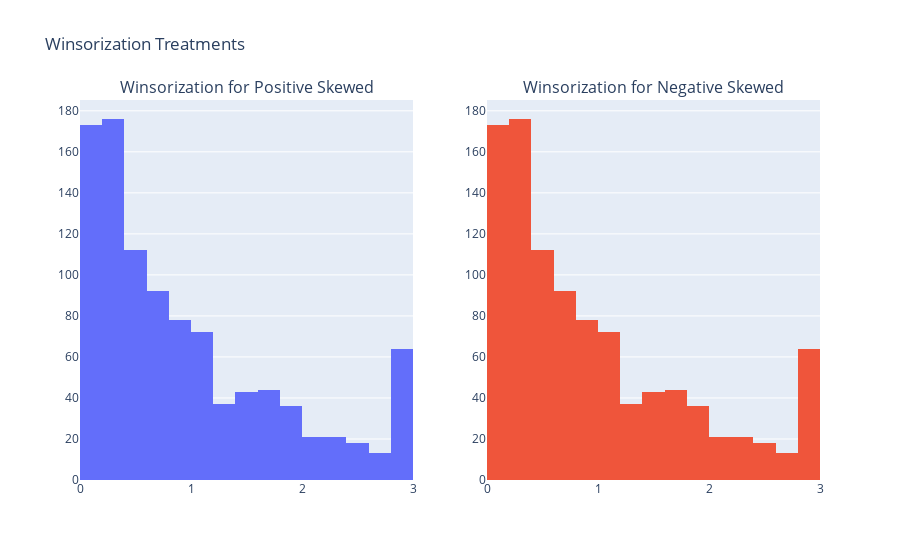

Notebook cell for this chart:
### Code cell
fig = make_subplots(rows=1, cols=2, subplot_titles=("Winsorization for Positive Skewed", "Winsorization for Negative Skewed"))

histogram1 = go.Histogram(x=w_p, name="Data 1")
histogram2 = go.Histogram(x=w_p, name="Data 2")

fig.add_trace(histogram1, row=1, col=1)
fig.add_trace(histogram2, row=1, col=2)

fig.update_layout(title_text="Winsorization Treatments", showlegend=False)

fig.show()

### Figure 1 — Plotly figure (JSON) as saved in the notebook; plotly's stock layout.template omitted (floating-point values rounded to 4 significant figures; data arrays with more than 128 entries replaced by an {"elided": "..."} marker saying what was removed)
{"data": [{"name": "Data 1", "type": "histogram", "x": {"elided": "1000 float values"}, "xaxis": "x", "yaxis": "y"}, {"name": "Data 2", "type": "histogram", "x": {"elided": "1000 float values"}, "xaxis": "x2", "yaxis": "y2"}], "layout": {"annotations": [{"font": {"size": 16}, "showarrow": false, "text": "Winsorization for Positive Skewed", "x": 0.225, "xanchor": "center", "xref": "paper", "y": 1, "yanchor": "bottom", "yref": "paper"}, {"font": {"size": 16}, "showarrow": false, "text": "Winsorization for Negative Skewed", "x": 0.775, "xanchor": "center", "xref": "paper", "y": 1, "yanchor": "bottom", "yref": "paper"}], "autosize": true, "showlegend": false, "title": {"text": "Winsorization Treatments"}, "xaxis": {"anchor": "y", "autorange": true, "domain": [0, 0.45], "range": [1.388e-16, 3], "type": "linear"}, "xaxis2": {"anchor": "y2", "autorange": true, "domain": [0.55, 1], "range": [1.388e-16, 3], "type": "linear"}, "yaxis": {"anchor": "x", "autorange": true, "domain": [0, 1], "range": [0, 185.3]}, "yaxis2": {"anchor": "x2", "autorange": true, "domain": [0, 1], "range": [0, 185.3]}}}
